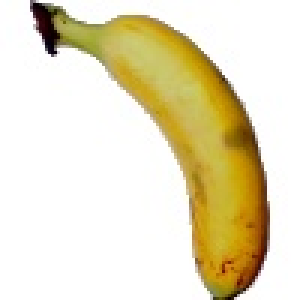
%> input picture Images/Training/Pisang/104_100.jpg, 100 x 100 px (shown 3 times larger); its folder holds only this picture in this run
$ octave img_classification.m   (GNU Octave 9; MATLAB toolbox functions it lacks are replaced by stand-ins)
%> lines starting %> are read from the running program, lines starting %| are printed output that depends on the picture; in (x1, y1, x2, y2) boxes, pixels count from 0 and x2, y2 are one past the last pixel; in counts of white or black regions, pixels touching at a corner belong together; the program's own positions count from 1
%%% Dataset Training
% menetapkan lokasi folder data latih
folder_training_pisang = 'Images\Training\Pisang';
nama_file_training_pisang = dir(fullfile(folder_training_pisang,'*.jpg'));
jumlah_file_training_pisang = numel(nama_file_training_pisang);

folder_training_apel = 'Images\Training\Apel';
nama_file_training_apel = dir(fullfile(folder_training_apel,'*.jpg'));
jumlah_file_training_apel = numel(nama_file_training_apel);

disp("Jumlah data training pisang:")
disp(jumlah_file_training_pisang)
disp("Jumlah data training apel:")
disp(jumlah_file_training_apel)

ciri_h = zeros(jumlah_file_training_pisang+jumlah_file_training_apel,1);
ciri_s = zeros(jumlah_file_training_pisang+jumlah_file_training_apel,1);
kelas_buah = cell(jumlah_file_training_pisang+jumlah_file_training_apel,1);

for n = 1:jumlah_file_training_pisang
    Img = imread(fullfile(folder_training_pisang,nama_file_training_pisang(n).name));
%> Img is the input picture: size 100x100x3 uint8; mean R, G, B 232, 223.3, 193.8
    cform = makecform('srgb2lab');
    lab = applycform(Img,cform);
%> lab: size 100x100x3 uint8; mean of channels 1, 2, 3 226.7, 129.2, 143.3
    b = lab(:,:,2);
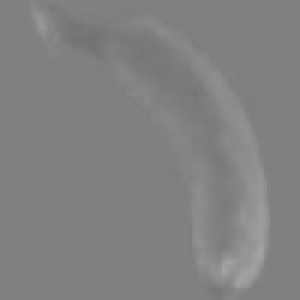
%> b: size 100x100 uint8 (shown 3 times larger); min 114, max 164, mean 129.2
    bw = b>140;
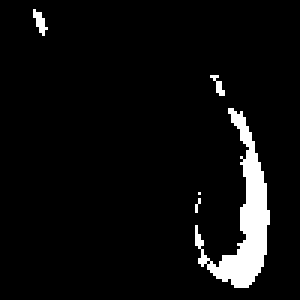
%> bw: size 100x100 logical (shown 3 times larger); 5.3% white; 5 white regions (3 under 20 px), largest, box (x1, y1, x2, y2) and area: (65, 36, 90, 96) 490, (11, 3, 16, 12) 22
    bw = imfill(bw,'holes');
%> bw: size 100x100 logical; 5.3% white; 5 white regions (3 under 20 px), largest, box (x1, y1, x2, y2) and area: (65, 36, 90, 96) 491, (11, 3, 16, 12) 22
    hsv = rgb2hsv(Img);
%> hsv: size 100x100x3 double; mean H, S, V 0.134, 0.218, 0.91
    h = hsv(:,:,1);
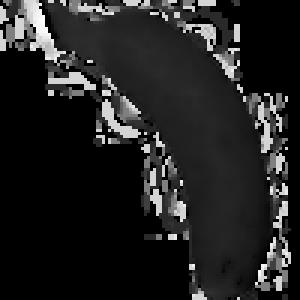
%> h: size 100x100 double (shown 3 times larger); min 0, max 0.995, mean 0.134
    s = hsv(:,:,2);
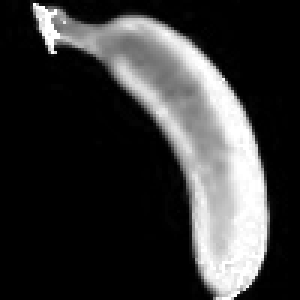
%> s: size 100x100 double (shown 3 times larger); min 0, max 1, mean 0.218
    h(~bw) = 0;
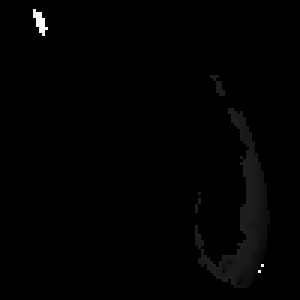
%> h: size 100x100 double (shown 3 times larger); min 0, max 0.995, mean 0.00727
    s(~bw) = 0;
    ciri_h(n) = mean(mean(h));
    ciri_s(n) = mean(mean(s));
end

for n = 1:jumlah_file_training_apel
    Img = imread(fullfile(folder_training_apel,nama_file_training_apel(n).name));
    cform = makecform('srgb2lab');
    lab = applycform(Img,cform);
    b = lab(:,:,2);
    bw = b>140;
    bw = imfill(bw,'holes');
    hsv = rgb2hsv(Img);
    h = hsv(:,:,1);
    s = hsv(:,:,2);
    h(~bw) = 0;
    s(~bw) = 0;
    ciri_h(n+jumlah_file_training_pisang) = mean(mean(h));
    ciri_s(n+jumlah_file_training_pisang) = mean(mean(s));
end

% menetapkan kelas target latih
kelas_buah(1:jumlah_file_training_pisang,:) = {'pisang'};
kelas_buah(jumlah_file_training_pisang+1:jumlah_file_training_pisang+jumlah_file_training_apel) = {'apel'};

% -----------------------------------------------------------------------------------------------
%%% Dataset Testing
% menetapkan lokasi folder data latih
folder_testing_pisang = 'I:\KULYAH\SEM7\Citra\IF4073_Matlab_Fruit_Classification\Images\Test\Pisang';
nama_file_testing_pisang = dir(fullfile(folder_testing_pisang,'*.jpg'));
jumlah_file_testing_pisang = numel(nama_file_testing_pisang);

folder_testing_apel = 'I:\KULYAH\SEM7\Citra\IF4073_Matlab_Fruit_Classification\Images\Test\Apel';
nama_file_testing_apel = dir(fullfile(folder_testing_apel,'*.jpg'));
jumlah_file_testing_apel = numel(nama_file_testing_apel);

disp("Jumlah data testing pisang:")
disp(jumlah_file_testing_pisang)
disp("Jumlah data testing apel:")
disp(jumlah_file_testing_apel)

ciri_h_test = zeros(jumlah_file_testing_pisang+jumlah_file_testing_apel,1);
ciri_s_test = zeros(jumlah_file_testing_pisang+jumlah_file_testing_apel,1);
%kelas_buah = cell(jumlah_file_training_pisang+jumlah_testing_apel,1);

for n = 1:jumlah_file_testing_pisang
    Img = imread(fullfile(folder_testing_pisang,nama_file_testing_pisang(n).name));
    cform = makecform('srgb2lab');
    lab = applycform(Img,cform);
    b = lab(:,:,2);
    bw = b>140;
    bw = imfill(bw,'holes');
    hsv = rgb2hsv(Img);
    h = hsv(:,:,1);
    s = hsv(:,:,2);
    h(~bw) = 0;
    s(~bw) = 0;
    ciri_h_test(n) = mean(mean(h));
    ciri_s_test(n) = mean(mean(s));
end

for n = 1:jumlah_file_testing_apel
    Img = imread(fullfile(folder_testing_apel,nama_file_testing_apel(n).name));
    cform = makecform('srgb2lab');
    lab = applycform(Img,cform);
    b = lab(:,:,2);
    bw = b>140;
    bw = imfill(bw,'holes');
    hsv = rgb2hsv(Img);
    h = hsv(:,:,1);
    s = hsv(:,:,2);
    h(~bw) = 0;
    s(~bw) = 0;
    ciri_h_test(n+jumlah_file_testing_pisang) = mean(mean(h));
    ciri_s_test(n+jumlah_file_testing_pisang) = mean(mean(s));
end

% [13 lines of commented-out code are left out]

training = [ciri_h ciri_s];
%> training = [0.00727 0.0498]
sample = [ciri_h_test ciri_s_test];
%> sample = [0.00727 0.0498]

disp(size(training))
%|    1   2
disp(size(sample))
%|    1   2
c = fitcknn(training, kelas_buah,'NumNeighbors',1,'Standardize',1);

%%Save model
saveLearnerForCoder(c,'model_1');
%> (this line was passed over: saveLearnerForCoder is not available in this run)

% [14 lines of commented-out code are left out]

$ run again, on Images/Training/Pisang/126_100.jpg
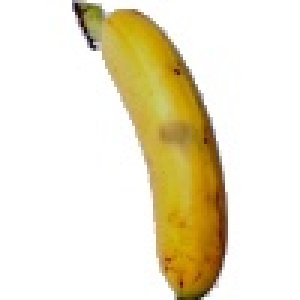
%> input picture Images/Training/Pisang/126_100.jpg, 100 x 100 px (shown 3 times larger)
%> Img is the input picture: size 100x100x3 uint8; mean R, G, B 236.6, 228.6, 203.6
%> lab: size 100x100x3 uint8; mean of channels 1, 2, 3 231.7, 129.4, 140.9
%> `bw = b>140;`:
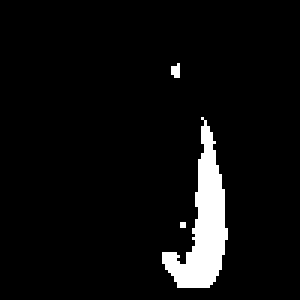
%> bw: size 100x100 logical (shown 3 times larger); 5.4% white; 3 white regions (2 under 20 px), largest, box (x1, y1, x2, y2) and area: (54, 39, 76, 96) 526
%> hsv: size 100x100x3 double; mean H, S, V 0.0939, 0.184, 0.928
%> `h(~bw) = 0;`:
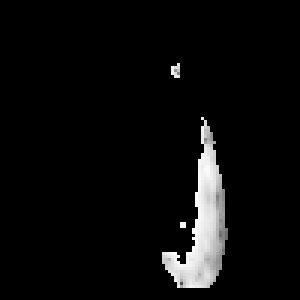
%> h: size 100x100 double (shown 3 times larger); min 0, max 0.123, mean 0.00553; drawn with min black and max white
%> training = [0.00553 0.0515]
%|    1   2
%|    1   2
